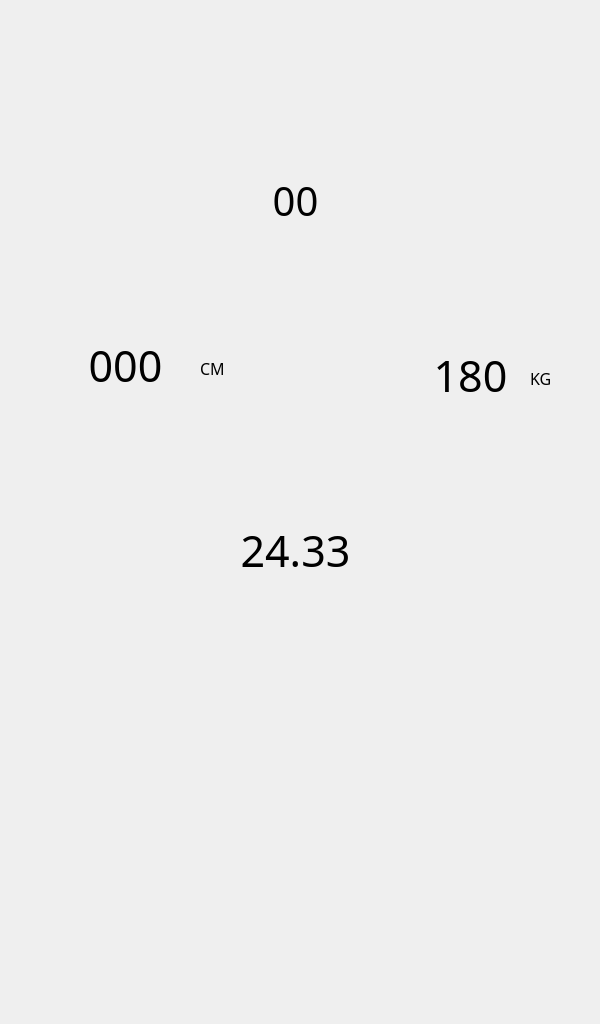
<?xml version="1.0" encoding="UTF-8"?>
<ui version="4.0">
 <class>MainWindow</class>
 <widget class="QMainWindow" name="MainWindow">
  <property name="geometry">
   <rect>
    <x>0</x>
    <y>0</y>
    <width>600</width>
    <height>1024</height>
   </rect>
  </property>
  <property name="windowTitle">
   <string>MainWindow</string>
  </property>
  <widget class="QWidget" name="centralwidget">
   <widget class="QLabel" name="label">
    <property name="geometry">
     <rect>
      <x>0</x>
      <y>0</y>
      <width>600</width>
      <height>1024</height>
     </rect>
    </property>
    <property name="text">
     <string/>
    </property>
    <property name="pixmap">
     <pixmap>../../designs/bmi.jpg</pixmap>
    </property>
    <property name="scaledContents">
     <bool>true</bool>
    </property>
   </widget>
   <widget class="QLabel" name="height">
    <property name="geometry">
     <rect>
      <x>60</x>
      <y>340</y>
      <width>131</width>
      <height>50</height>
     </rect>
    </property>
    <property name="font">
     <font>
      <family>Arial Rounded MT Bold</family>
      <pointsize>32</pointsize>
     </font>
    </property>
    <property name="text">
     <string>000</string>
    </property>
    <property name="alignment">
     <set>Qt::AlignCenter</set>
    </property>
   </widget>
   <widget class="QLabel" name="weight">
    <property name="geometry">
     <rect>
      <x>410</x>
      <y>350</y>
      <width>121</width>
      <height>50</height>
     </rect>
    </property>
    <property name="font">
     <font>
      <family>Arial Rounded MT Bold</family>
      <pointsize>32</pointsize>
     </font>
    </property>
    <property name="text">
     <string>180</string>
    </property>
    <property name="alignment">
     <set>Qt::AlignCenter</set>
    </property>
   </widget>
   <widget class="QLabel" name="Result">
    <property name="geometry">
     <rect>
      <x>190</x>
      <y>520</y>
      <width>211</width>
      <height>61</height>
     </rect>
    </property>
    <property name="font">
     <font>
      <family>Arial Rounded MT Bold</family>
      <pointsize>32</pointsize>
     </font>
    </property>
    <property name="text">
     <string>24.33</string>
    </property>
    <property name="alignment">
     <set>Qt::AlignCenter</set>
    </property>
   </widget>
   <widget class="QLabel" name="CM">
    <property name="geometry">
     <rect>
      <x>200</x>
      <y>360</y>
      <width>55</width>
      <height>16</height>
     </rect>
    </property>
    <property name="font">
     <font>
      <family>Arial Rounded MT Bold</family>
      <pointsize>12</pointsize>
     </font>
    </property>
    <property name="text">
     <string>CM</string>
    </property>
   </widget>
   <widget class="QLabel" name="KG">
    <property name="geometry">
     <rect>
      <x>530</x>
      <y>370</y>
      <width>55</width>
      <height>16</height>
     </rect>
    </property>
    <property name="font">
     <font>
      <family>Arial Rounded MT Bold</family>
      <pointsize>12</pointsize>
     </font>
    </property>
    <property name="text">
     <string>KG</string>
    </property>
   </widget>
   <widget class="QLabel" name="label_3">
    <property name="geometry">
     <rect>
      <x>30</x>
      <y>590</y>
      <width>541</width>
      <height>321</height>
     </rect>
    </property>
    <property name="text">
     <string/>
    </property>
    <property name="pixmap">
     <pixmap>../../designs/Smart_BMI_Indicator_bg.png</pixmap>
    </property>
    <property name="scaledContents">
     <bool>true</bool>
    </property>
    <property name="indent">
     <number>-2</number>
    </property>
   </widget>
   <widget class="QLabel" name="needle_1">
    <property name="geometry">
     <rect>
      <x>200</x>
      <y>820</y>
      <width>141</width>
      <height>71</height>
     </rect>
    </property>
    <property name="text">
     <string/>
    </property>
    <property name="pixmap">
     <pixmap>../../designs/needle_1.png</pixmap>
    </property>
   </widget>
   <widget class="QLabel" name="needle_2">
    <property name="geometry">
     <rect>
      <x>230</x>
      <y>760</y>
      <width>101</width>
      <height>131</height>
     </rect>
    </property>
    <property name="text">
     <string/>
    </property>
    <property name="pixmap">
     <pixmap>../../designs/needle_2.png</pixmap>
    </property>
   </widget>
   <widget class="QLabel" name="needle_3">
    <property name="geometry">
     <rect>
      <x>275</x>
      <y>750</y>
      <width>61</width>
      <height>131</height>
     </rect>
    </property>
    <property name="text">
     <string/>
    </property>
    <property name="pixmap">
     <pixmap>../../designs/needle_3.png</pixmap>
    </property>
   </widget>
   <widget class="QLabel" name="needle_4">
    <property name="geometry">
     <rect>
      <x>275</x>
      <y>775</y>
      <width>101</width>
      <height>101</height>
     </rect>
    </property>
    <property name="text">
     <string/>
    </property>
    <property name="pixmap">
     <pixmap>../../designs/needle_4.png</pixmap>
    </property>
   </widget>
   <widget class="QLabel" name="needle_5">
    <property name="enabled">
     <bool>true</bool>
    </property>
    <property name="geometry">
     <rect>
      <x>273</x>
      <y>820</y>
      <width>131</width>
      <height>71</height>
     </rect>
    </property>
    <property name="text">
     <string/>
    </property>
    <property name="pixmap">
     <pixmap>../../designs/needle_5.png</pixmap>
    </property>
   </widget>
   <widget class="QLabel" name="lb_timer_bmi">
    <property name="geometry">
     <rect>
      <x>250</x>
      <y>180</y>
      <width>91</width>
      <height>41</height>
     </rect>
    </property>
    <property name="font">
     <font>
      <family>Arial Rounded MT Bold</family>
      <pointsize>30</pointsize>
     </font>
    </property>
    <property name="text">
     <string>00</string>
    </property>
    <property name="alignment">
     <set>Qt::AlignCenter</set>
    </property>
   </widget>
  </widget>
 </widget>
 <resources/>
 <connections/>
</ui>
